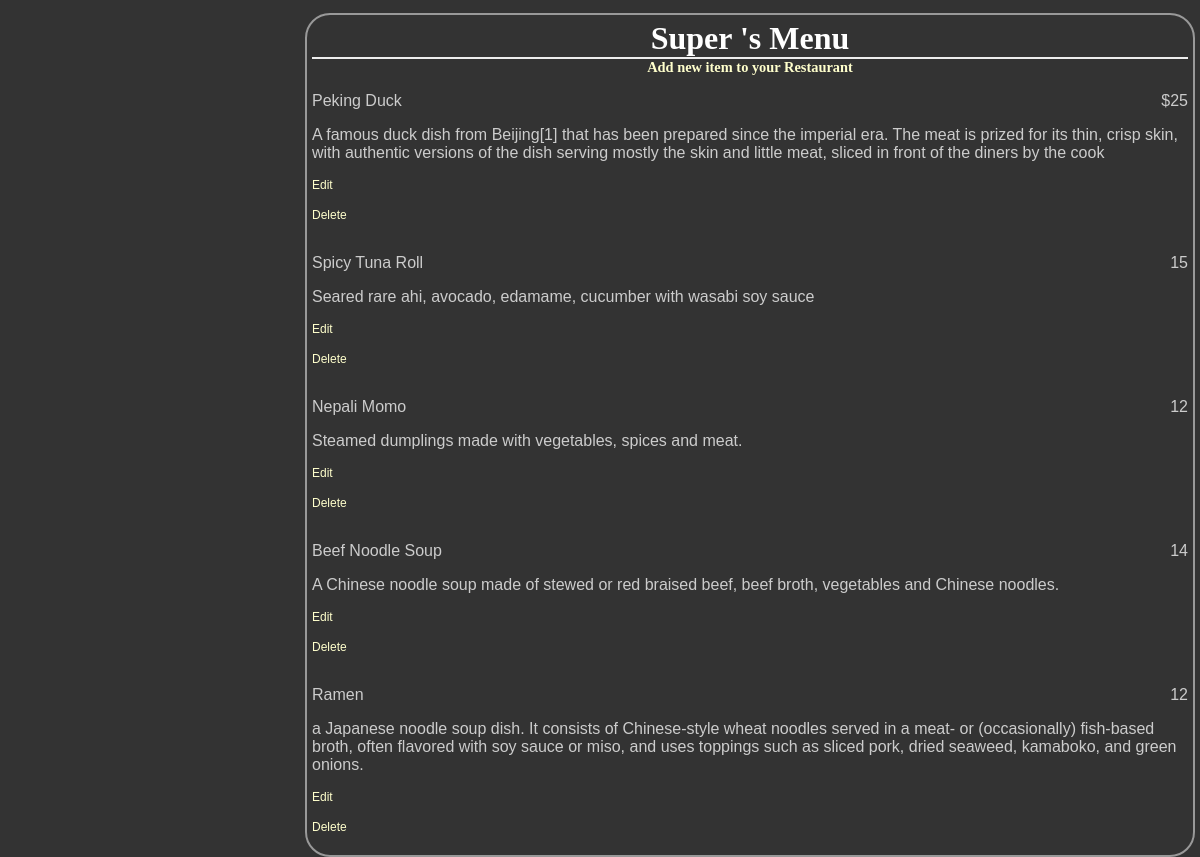
The page /restaurant/3 on the database its author committed.
### database_setup.py (models this page shows, shortened)
class Restaurant(Base):
    __tablename__ = 'restaurant'
    name = Column(String(80),nullable = False)
    id = Column(Integer, primary_key = True)

class MenuItem(Base):
    __tablename__ = 'menu_item'
    name = Column(String(80),nullable = False)
    id = Column(Integer, primary_key = True)
    course = Column(String(250))
    description = Column(String(250))
    price = Column(String(8))
    restaurant_id = Column(Integer, ForeignKey('restaurant.id'))
    restaurant = relationship(Restaurant)

### app.py (the view)
@app.route('/restaurant/<int:restaurant_id>/menu')
@app.route('/restaurant/<int:restaurant_id>')
def showMenu(restaurant_id):
    restaurant = session.query(Restaurant).filter_by(id = restaurant_id).one()
    items = session.query(MenuItem).filter_by(restaurant_id = restaurant_id).all()
    return render_template('menu.html', restaurant_id=restaurant_id,restaurant=restaurant, items=items)

### templates/menu.html (shortened to what this page needs)
<html>
  <head>
	   <link rel=stylesheet type=text/css href="{{ url_for('static', filename='styles.css') }}">
	</head>
  <body>
  	<div class = 'pane'>
  		<div class = 'header'>
  		<h1>{{ restaurant.name }}'s Menu</h1>
      <h2><a href= " {{ url_for('newMenuItem',restaurant_id=restaurant_id)}} ">  Add new item to your Restaurant</a> </h2>
  	</div>
		{% for i in items %}
      <div class = 'nameAndPrice'>
		      <span class = 'name'><p>{{i.name}}</p></span>
		      <span class = 'price'>
            <p>{{i.price}} </p>
	         </span>
	    </div>
	    <div class = 'description'>
		      <p>{{i.description}}</p>
	    </div>
	    <div class = "editdeletepane">
	       <p><a href= " {{ url_for('editMenuItem',restaurant_id=restaurant_id,menu_id=i.id)}} ">  Edit</a> </p>
	       <p><a href= " {{ url_for('deleteMenuItem',restaurant_id=restaurant_id,menu_id=i.id)}} ">  Delete</a> </p>
	    </div>
		{% endfor %}
    </div>
  </body>
</html>

### static/styles.css (style rules this page uses)
body { font-family: sans-serif; background-color: #333333 }
h1, h2, h3, h4 { color: #ffffff; }
h1, h2 { font-family: 'georgia', serif; margin: 0; }
h1 { border-bottom: 2px solid #eee; }
h2 { font-size: 1.2em; }
p, dd, dt { color: #cccccc; }
a { text-decoration: none; color: #ffffcc; font-size: .75em; }
.pane { position: absolute; left: 25%; border: 2px solid; border-radius: 25px; padding: 5px; margin: 5px; border-color: #999999; background-color: #333333 }
.header { left: 50%; text-align: center; }
.name { width: 50%; display: inline-block; float: left; }
.price { text-align: right; width: 50%; float: right; }

### rows shown on the page
Restaurant: name "Super"
MenuItem: name "Peking Duck", price "$25", description "A famous duck dish from Beijing[1] that has been prepared since the imperial era. The meat is prized for its thin, crisp skin, with authentic versions of the dish serving mostly the skin and little meat, sliced in front of the diners by the cook"
MenuItem: name "Spicy Tuna Roll", price "15", description "Seared rare ahi, avocado, edamame, cucumber with wasabi soy sauce"
MenuItem: name "Nepali Momo", price "12", description "Steamed dumplings made with vegetables, spices and meat."
MenuItem: name "Beef Noodle Soup", price "14", description "A Chinese noodle soup made of stewed or red braised beef, beef broth, vegetables and Chinese noodles."
MenuItem: name "Ramen", price "12", description "a Japanese noodle soup dish. It consists of Chinese-style wheat noodles served in a meat- or (occasionally) fish-based broth, often flavored with soy sauce or miso, and uses toppings such as sliced pork, dried seaweed, kamaboko, and green onions."
